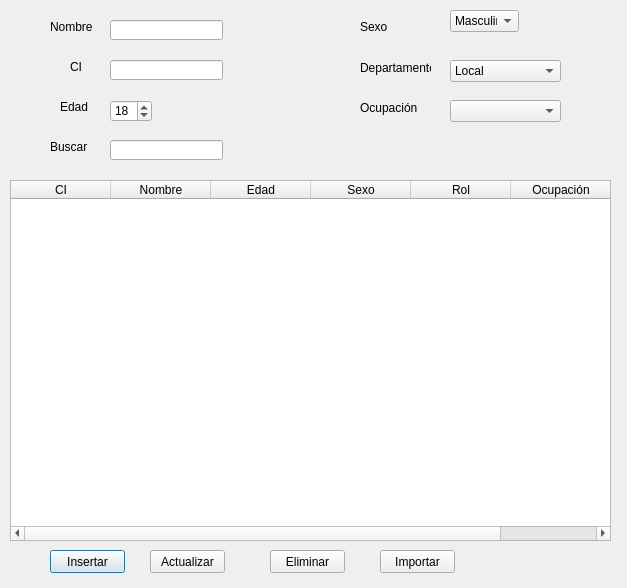
<?xml version="1.0" encoding="UTF-8"?>
<ui version="4.0">
 <class>Dialog</class>
 <widget class="QDialog" name="Dialog">
  <property name="windowModality">
   <enum>Qt::WindowModal</enum>
  </property>
  <property name="geometry">
   <rect>
    <x>0</x>
    <y>0</y>
    <width>627</width>
    <height>588</height>
   </rect>
  </property>
  <property name="windowTitle">
   <string>Listado de Responsables</string>
  </property>
  <property name="sizeGripEnabled">
   <bool>false</bool>
  </property>
  <widget class="QTableWidget" name="table">
   <property name="enabled">
    <bool>true</bool>
   </property>
   <property name="geometry">
    <rect>
     <x>10</x>
     <y>180</y>
     <width>601</width>
     <height>361</height>
    </rect>
   </property>
   <property name="editTriggers">
    <set>QAbstractItemView::NoEditTriggers</set>
   </property>
   <property name="dragEnabled">
    <bool>false</bool>
   </property>
   <property name="selectionMode">
    <enum>QAbstractItemView::SingleSelection</enum>
   </property>
   <property name="selectionBehavior">
    <enum>QAbstractItemView::SelectRows</enum>
   </property>
   <column>
    <property name="text">
     <string>CI</string>
    </property>
   </column>
   <column>
    <property name="text">
     <string>Nombre</string>
    </property>
   </column>
   <column>
    <property name="text">
     <string>Edad</string>
    </property>
   </column>
   <column>
    <property name="text">
     <string>Sexo</string>
    </property>
   </column>
   <column>
    <property name="text">
     <string>Rol</string>
    </property>
   </column>
   <column>
    <property name="text">
     <string>Ocupación</string>
    </property>
   </column>
  </widget>
  <widget class="QPushButton" name="btn_insertar">
   <property name="geometry">
    <rect>
     <x>50</x>
     <y>550</y>
     <width>75</width>
     <height>23</height>
    </rect>
   </property>
   <property name="text">
    <string>Insertar</string>
   </property>
  </widget>
  <widget class="QPushButton" name="btn_modificar">
   <property name="geometry">
    <rect>
     <x>150</x>
     <y>550</y>
     <width>75</width>
     <height>23</height>
    </rect>
   </property>
   <property name="text">
    <string>Actualizar</string>
   </property>
  </widget>
  <widget class="QPushButton" name="btn_eliminar">
   <property name="geometry">
    <rect>
     <x>270</x>
     <y>550</y>
     <width>75</width>
     <height>23</height>
    </rect>
   </property>
   <property name="text">
    <string>Eliminar</string>
   </property>
  </widget>
  <widget class="QLabel" name="label_nombre">
   <property name="geometry">
    <rect>
     <x>50</x>
     <y>20</y>
     <width>47</width>
     <height>13</height>
    </rect>
   </property>
   <property name="text">
    <string>Nombre</string>
   </property>
  </widget>
  <widget class="QLabel" name="label_ci">
   <property name="geometry">
    <rect>
     <x>70</x>
     <y>60</y>
     <width>47</width>
     <height>13</height>
    </rect>
   </property>
   <property name="text">
    <string>CI</string>
   </property>
  </widget>
  <widget class="QLabel" name="label_edad">
   <property name="geometry">
    <rect>
     <x>60</x>
     <y>100</y>
     <width>47</width>
     <height>13</height>
    </rect>
   </property>
   <property name="text">
    <string>Edad</string>
   </property>
  </widget>
  <widget class="QLabel" name="label_rol">
   <property name="geometry">
    <rect>
     <x>360</x>
     <y>60</y>
     <width>71</width>
     <height>16</height>
    </rect>
   </property>
   <property name="text">
    <string>Departamento</string>
   </property>
  </widget>
  <widget class="QLineEdit" name="txt_nombre">
   <property name="geometry">
    <rect>
     <x>110</x>
     <y>20</y>
     <width>113</width>
     <height>20</height>
    </rect>
   </property>
   <property name="text">
    <string/>
   </property>
  </widget>
  <widget class="QLineEdit" name="txt_ci">
   <property name="geometry">
    <rect>
     <x>110</x>
     <y>60</y>
     <width>113</width>
     <height>20</height>
    </rect>
   </property>
   <property name="text">
    <string/>
   </property>
  </widget>
  <widget class="QComboBox" name="combo_rol">
   <property name="geometry">
    <rect>
     <x>450</x>
     <y>60</y>
     <width>111</width>
     <height>22</height>
    </rect>
   </property>
   <item>
    <property name="text">
     <string>Local</string>
    </property>
   </item>
   <item>
    <property name="text">
     <string>Area</string>
    </property>
   </item>
  </widget>
  <widget class="QSpinBox" name="spin_edad">
   <property name="geometry">
    <rect>
     <x>110</x>
     <y>100</y>
     <width>42</width>
     <height>22</height>
    </rect>
   </property>
   <property name="minimum">
    <number>0</number>
   </property>
   <property name="maximum">
    <number>120</number>
   </property>
   <property name="value">
    <number>18</number>
   </property>
  </widget>
  <widget class="QLabel" name="label">
   <property name="geometry">
    <rect>
     <x>360</x>
     <y>20</y>
     <width>47</width>
     <height>13</height>
    </rect>
   </property>
   <property name="text">
    <string>Sexo</string>
   </property>
  </widget>
  <widget class="QLabel" name="label_2">
   <property name="geometry">
    <rect>
     <x>360</x>
     <y>100</y>
     <width>61</width>
     <height>16</height>
    </rect>
   </property>
   <property name="text">
    <string>Ocupación</string>
   </property>
  </widget>
  <widget class="QComboBox" name="combo_sexo">
   <property name="geometry">
    <rect>
     <x>450</x>
     <y>10</y>
     <width>69</width>
     <height>22</height>
    </rect>
   </property>
   <item>
    <property name="text">
     <string>Masculino</string>
    </property>
   </item>
   <item>
    <property name="text">
     <string>Femenino</string>
    </property>
   </item>
  </widget>
  <widget class="QPushButton" name="btn_exportar">
   <property name="geometry">
    <rect>
     <x>380</x>
     <y>550</y>
     <width>75</width>
     <height>23</height>
    </rect>
   </property>
   <property name="text">
    <string>Importar</string>
   </property>
  </widget>
  <widget class="QComboBox" name="combo_ocupacion">
   <property name="geometry">
    <rect>
     <x>450</x>
     <y>100</y>
     <width>111</width>
     <height>22</height>
    </rect>
   </property>
  </widget>
  <widget class="QLabel" name="label_3">
   <property name="geometry">
    <rect>
     <x>50</x>
     <y>140</y>
     <width>47</width>
     <height>13</height>
    </rect>
   </property>
   <property name="text">
    <string>Buscar</string>
   </property>
  </widget>
  <widget class="QLineEdit" name="txt_buscar">
   <property name="geometry">
    <rect>
     <x>110</x>
     <y>140</y>
     <width>113</width>
     <height>20</height>
    </rect>
   </property>
  </widget>
 </widget>
 <resources/>
 <connections/>
</ui>
